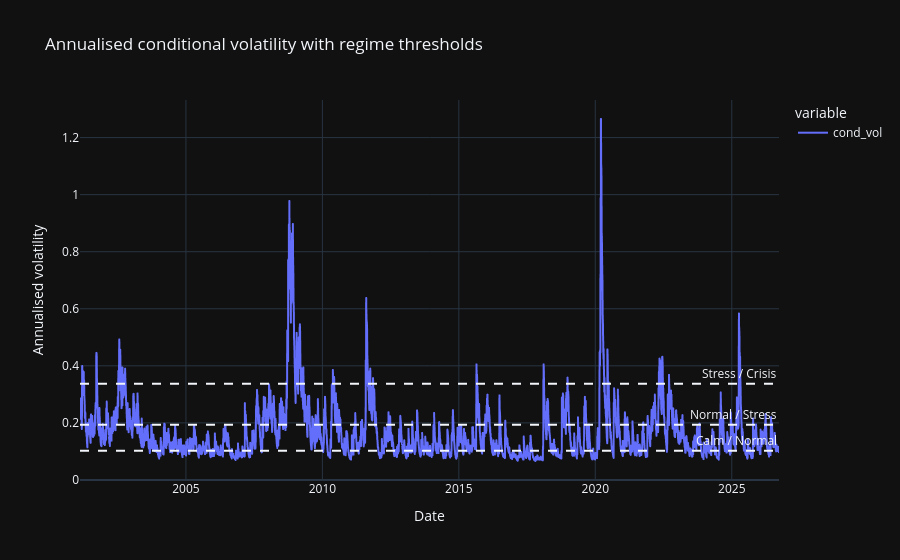

The notebook cell saved with this chart:
### Code cell
fig = cond_vol_ann.plot(
    title='Annualised conditional volatility with regime thresholds',
    labels={'value': 'Annualised volatility', 'index': 'Date'}
)
fig.add_hline(y=q25, line_dash='dash', annotation_text='Calm / Normal')
fig.add_hline(y=q75, line_dash='dash', annotation_text='Normal / Stress')
fig.add_hline(y=q95, line_dash='dash', annotation_text='Stress / Crisis')
fig

### Figure 1 — Plotly figure (JSON) as saved in the notebook; plotly's stock layout.template omitted (floating-point values rounded to 4 significant figures; data arrays with more than 128 entries replaced by an {"elided": "..."} marker saying what was removed)
{"data": [{"hovertemplate": "variable=cond_vol<br>Date=%{x}<br>Annualised volatility=%{y}<extra></extra>", "legendgroup": "cond_vol", "line": {"color": "#636efa", "dash": "solid"}, "marker": {"symbol": "circle"}, "mode": "lines", "name": "cond_vol", "showlegend": true, "type": "scattergl", "x": {"elided": "6441 str values"}, "xaxis": "x", "y": {"elided": "6441 float values"}, "yaxis": "y"}], "layout": {"annotations": [{"showarrow": false, "text": "Calm / Normal", "x": 1, "xanchor": "right", "xref": "x domain", "y": 0.1023, "yanchor": "bottom", "yref": "y"}, {"showarrow": false, "text": "Normal / Stress", "x": 1, "xanchor": "right", "xref": "x domain", "y": 0.1935, "yanchor": "bottom", "yref": "y"}, {"showarrow": false, "text": "Stress / Crisis", "x": 1, "xanchor": "right", "xref": "x domain", "y": 0.3376, "yanchor": "bottom", "yref": "y"}], "legend": {"title": {"text": "variable"}, "tracegroupgap": 0}, "shapes": [{"line": {"dash": "dash"}, "type": "line", "x0": 0, "x1": 1, "xref": "x domain", "y0": 0.1023, "y1": 0.1023, "yref": "y"}, {"line": {"dash": "dash"}, "type": "line", "x0": 0, "x1": 1, "xref": "x domain", "y0": 0.1935, "y1": 0.1935, "yref": "y"}, {"line": {"dash": "dash"}, "type": "line", "x0": 0, "x1": 1, "xref": "x domain", "y0": 0.3376, "y1": 0.3376, "yref": "y"}], "title": {"text": "Annualised conditional volatility with regime thresholds"}, "xaxis": {"anchor": "y", "domain": [0, 1], "title": {"text": "Date"}}, "yaxis": {"anchor": "x", "domain": [0, 1], "title": {"text": "Annualised volatility"}}}}
